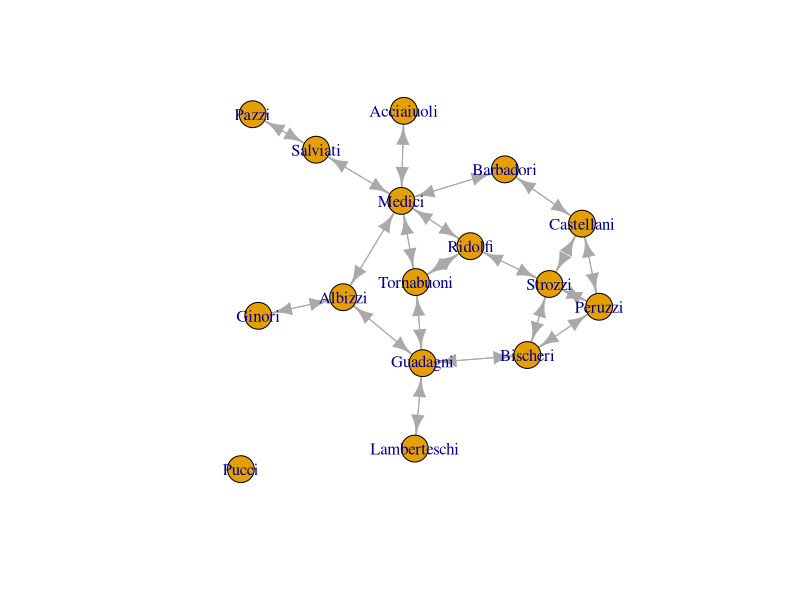
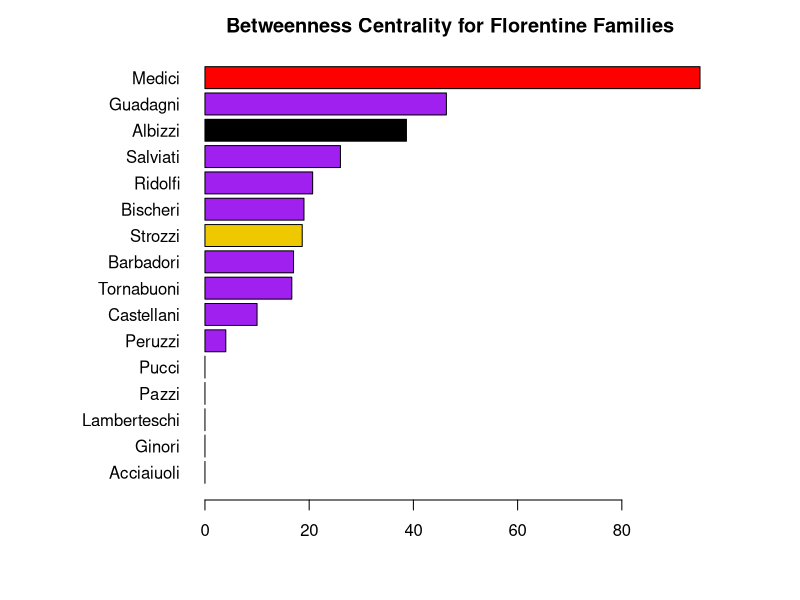
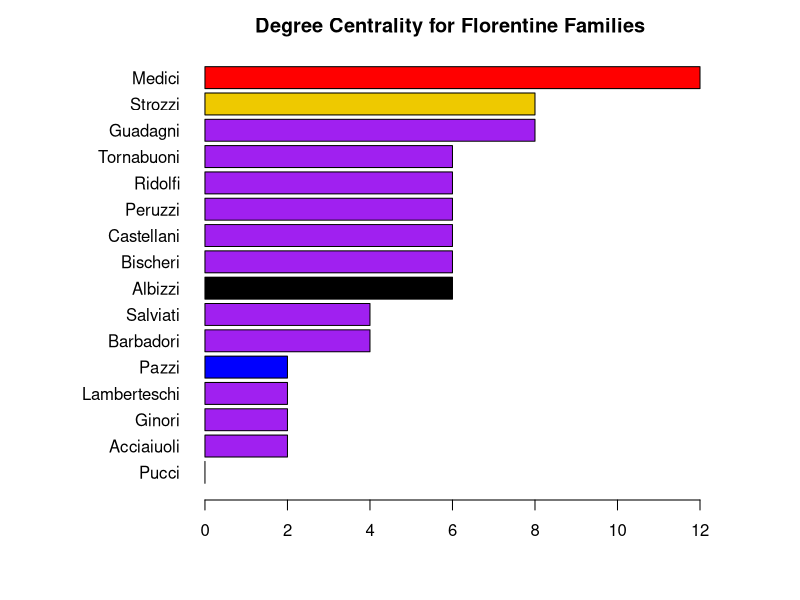
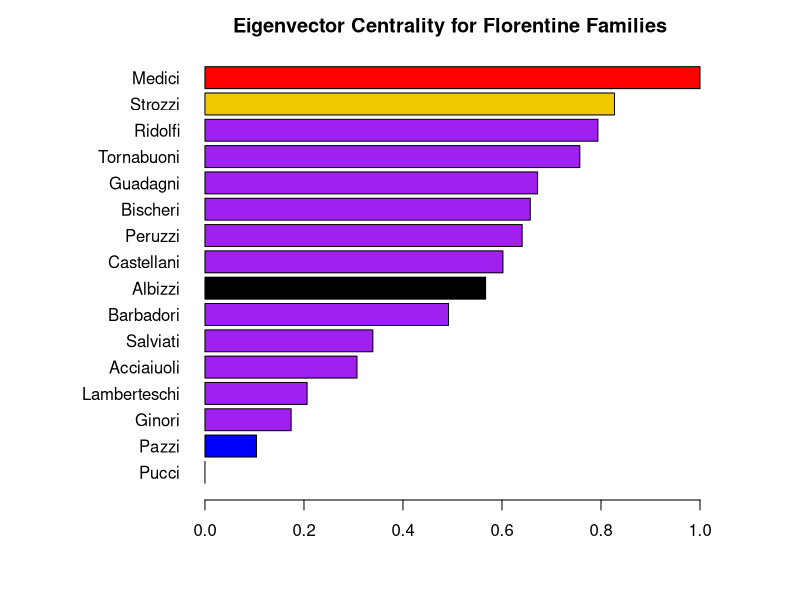
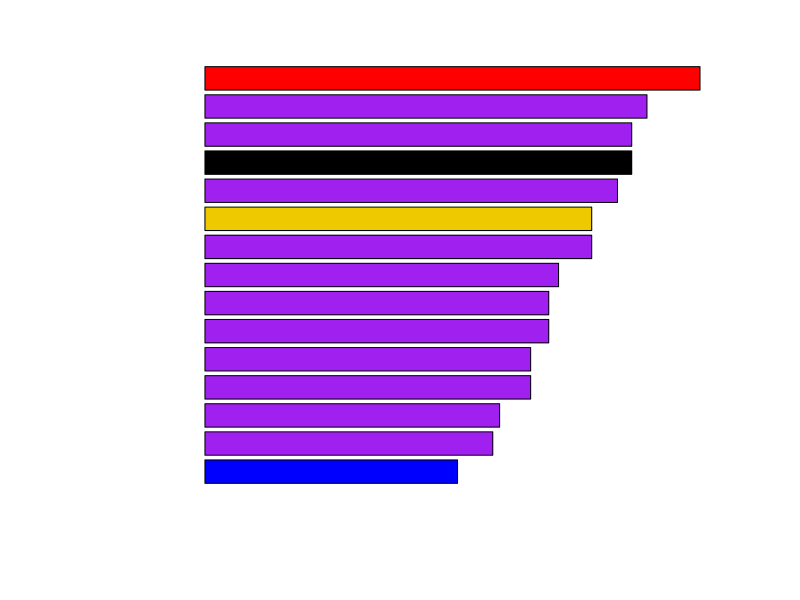

Recreate these plots in R, in order. (Note: this script raises an error after producing the figures.)
#setwd("/Users/hcn4/Dropbox/Georgetown/Presentations/Networks")
rm(list=ls())
library(igraph)
#load("florentine.RData")
library(network)
data(flo)
gflo <- graph_from_adjacency_matrix(flo)
gflo

plot(gflo)
deg <- degree(gflo)
betw <- betweenness(gflo)
ev <- evcent(gflo)$vector
clos <- closeness(gflo)


names <- names(V(gflo))
name.colors <- rep("purple",16)
name.colors[2] <- "black"
name.colors[15] <- "gold2"
name.colors[9] <- "red"
name.colors[10] <- "blue"
name.colors.2 <- rep("purple",16)
name.colors.2[c(2,9,10,15)] <- "black"


bet.names <- names[order(betw)]

##pdf("Florentine_Between.pdf",width=8,height=7)
par(mai=c(1,2,.5,1))
barplot(sort(betw), horiz=T, names.arg=bet.names, las=1, main="Betweenness Centrality for Florentine Families",col=name.colors[order(betw)])
##dev.off()

##pdf("Florentine_Degree.pdf",width=8,height=7)
deg.names <- names[order(deg)]
par(mai=c(1,2,.5,1))
barplot(sort(deg), horiz=T, names.arg=deg.names, las=1, main="Degree Centrality for Florentine Families", col= name.colors[order(deg)])
##dev.off()

##pdf("Florentine_EV.pdf",width=8,height=7)


ev.names <- names[order(ev)]
par(mai=c(1,2,.5,1))
barplot(sort(ev), horiz=T, names.arg=ev.names, las=1, main="Eigenvector Centrality for Florentine Families", col= name.colors[order(ev)])
#dev.off()

#pdf("Florentine_Close.pdf",width=8,height=7)



close.names <- names[order(clos)]
par(mai=c(1,2,.5,1))
barplot(sort(clos), horiz=T, names.arg=close.names, las=1, main="Closeness for Florentine Families", col= name.colors[order(clos)])
#dev.off()


plot(ev,deg)
#pdf("Florentine_Plot.pdf",width=8,height=8)

plot(gflo,
vertex.label.family="sans",vertex.label.font=2,vertex.label.cex=1, label.color=1, vertex.size=6, vertex.color= name.colors, vertex.frame.color= name.colors, vertex.label.dist=2, edge.arrow.mode=0, edge.width=2, edge.color="green4", vertex.label.color=name.colors.2)
#dev.off()
